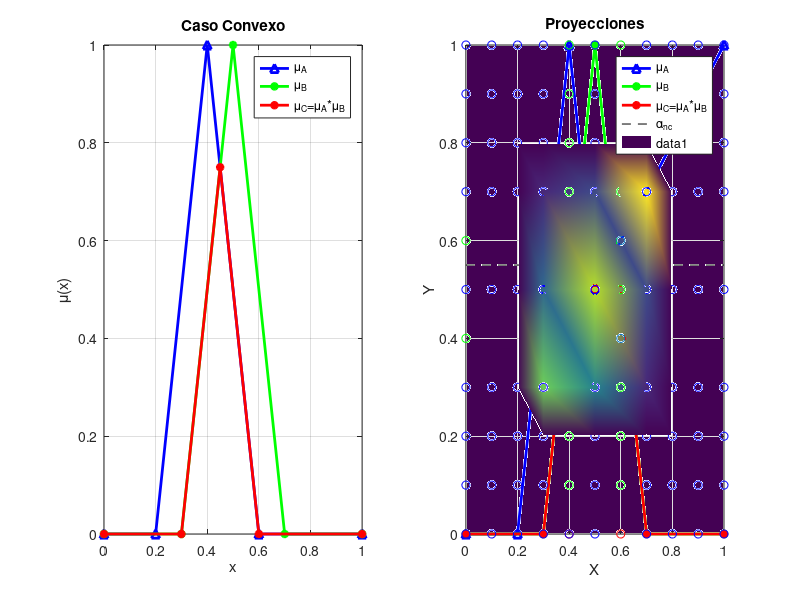
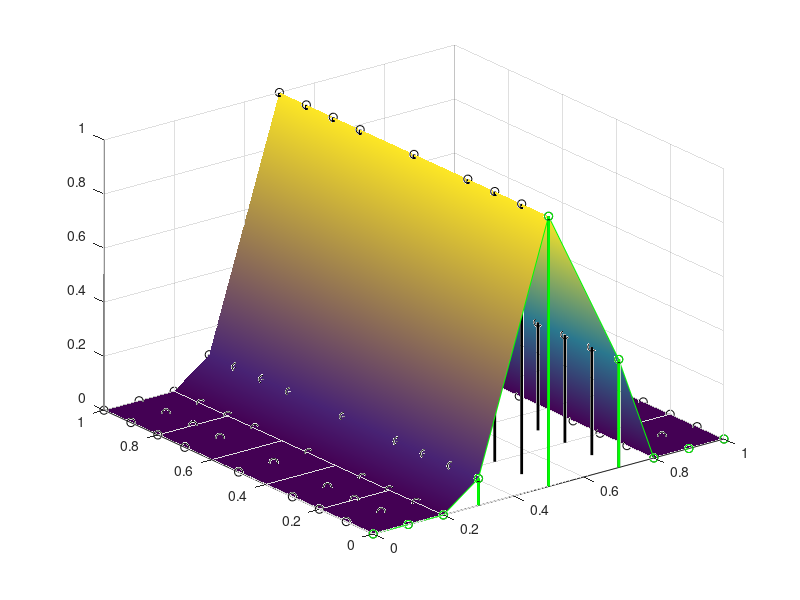
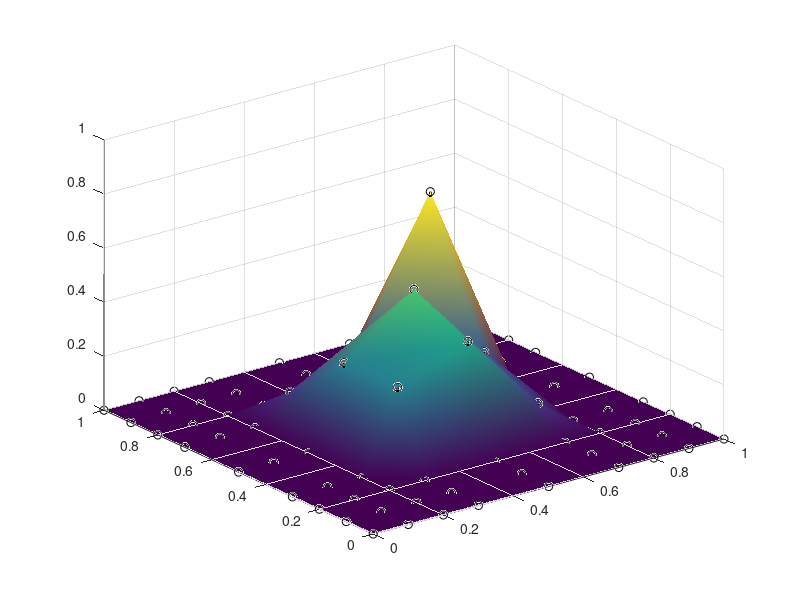
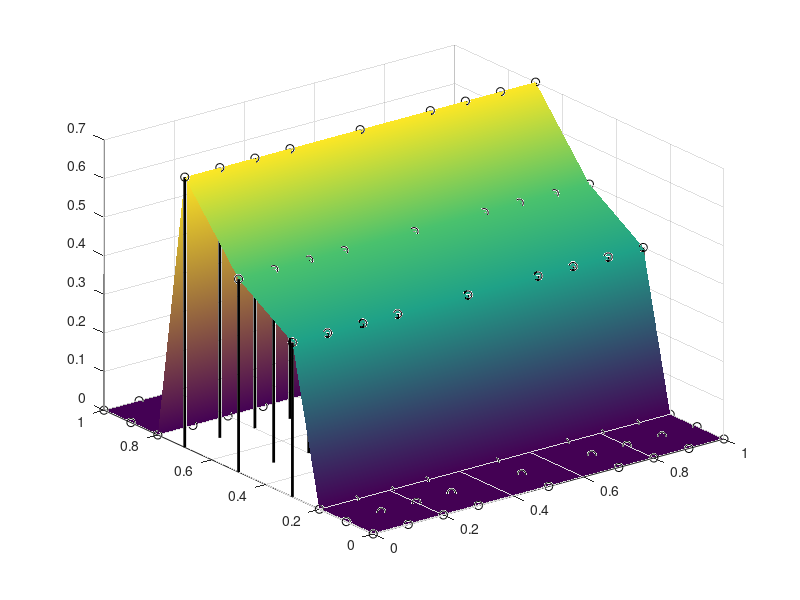

These charts were generated, in order, by the following MATLAB code: (Note: this script raises an error after producing the figures.)
clear,clc,clf
%% Punto 1
x = -6:0.1:8;
y = 1./(1+(x-1).^2);
plot(x,y,'linewidth',2), hold on, grid on
plot(x(y>=0.5),y(y>=0.5),'bo-','linewidth',2), hold on, grid on
plot([-6,8],[0.5,0.5],'r--')
title('Funcion de pertenencia \mu_C(x)')
ylabel('\mu_C'),xlabel('x')
legend('\mu_C','A_{0.5}')
%% Punto 2
xA = [0,0.2,0.4,0.6,1;0,0,1,0,0];
xB = [0,0.3,0.5,0.7,1;0,0,1,0,0];
xC = [0,0.3,0.45,0.6,1;0,0,0.75,0,0];
subplot(121)
plot(xA(1,:),xA(2,:),'b-^','linewidth',2), hold on, grid on
plot(xB(1,:),xB(2,:),'g-*','linewidth',2)
plot(xC(1,:),xC(2,:),'r-*','linewidth',2)
ylabel('\mu(x)'),xlabel('x')
legend('\mu_{A}','\mu_{B}','\mu_{C}=\mu_{A}*\mu_{B}')
title('Caso Convexo')
xA = [0,0.2,0.4,0.5,1;0,0,1,0.5,1];
xB = [0,0.3,0.5,0.7,1;0,0,1,0,0];
xC = [0,0.3,0.45,0.5,0.5833,0.7,1;0,0,0.75,0.5,0.5833,0,0];
subplot(122)
plot(xA(1,:),xA(2,:),'b-^','linewidth',2), hold on, grid on
plot(xB(1,:),xB(2,:),'g-*','linewidth',2)
plot(xC(1,:),xC(2,:),'r-*','linewidth',2)
plot([0,1],0.55*[1,1],'k--')
ylabel('\mu(x)'),xlabel('x')
legend('\mu_{A}','\mu_{B}','\mu_{C}=\mu_{A}*\mu_{B}','\alpha_{nc}')
title('Caso no Convexo')
%% Punto 3
X = [0.4,0.6];
Y = [0.4,0.6];
Z = [0.2,0.3,0.6,0.8];
stem3(reshape([X;X],1,[]),[Y Y],Z,'linewidth',2),hold on,grid on
stem3(X,[0,0],Z([2 4]),'r','linewidth',2),hold on,grid on
stem3([0,0],Y,Z([3,4]),'g','linewidth',2),hold on,grid on
axis([0,1,0,1,0,1])
zlabel('\mu_{A}'),ylabel('Y'),xlabel('X'),
title('Proyecciones')
%% Punto 4
X = [0.4,0.6];
Z = [0.3,0.5];
stem3(X,[0,0],Z,'b','linewidth',2),hold on,grid on
stem3(X(1)*ones(1,10),(0.1:0.1:1),Z(1)*ones(1,10),'g','linewidth',2),hold on,grid on
stem3(X(2)*ones(1,10),(0.1:0.1:1),Z(2)*ones(1,10),'g','linewidth',2),hold on,grid on
axis([0,1,0,1,0,1])
zlabel('\mu_{A}'),ylabel('Y'),xlabel('X'),
title('Proyecciones')
%% Punto 6
X = [0 0.1 0.2 0.3,0.5,0.7 0.8 0.9 1.0];
Y = [0 0.1 0.2 0.3,0.5,0.7 0.8 0.9 1.0];
Z = zeros(9,9);
Z(4:6,4:6) = [0.7,0.3,0.1;...
              0.4,0.8,0.2;...
              0.1,0.2,0.9];
A = zeros(1,9);
A(4:6) = [0.1,1,0.4];
figure(1)
stem3(repmat(X,9,1),repmat(Y',1,9),Z','b','linewidth',2),hold on,grid on
surf(repmat(X,9,1),repmat(Y',1,9),Z','edgecolor','none','facecolor','interp')
axis([0,1,0,1,0,1])
% A
figure(2)
stem3(repmat(X,9,1),repmat(Y',1,9),repmat(A,9,1),'k','linewidth',2),hold on,grid on
surf(repmat(X,9,1),repmat(Y',1,9),repmat(A,9,1),'edgecolor','none','facecolor','interp')
stem3(X,zeros(1,9),A,'g','linewidth',2)
plot3(X,zeros(1,9),A,'g')
axis([0,1,0,1,0,1])
% graphical intersection begin
figure(5)
surf(repmat(X,9,1),repmat(Y',1,9),Z','edgecolor','none','facecolor','b'),hold on,grid on
surf(repmat(X,9,1),repmat(Y',1,9),repmat(A,9,1),'edgecolor','none','facecolor','r')
axis([0,1,0,1,0,1]), light('Position',[0 0 1],'Style','infinite')
% intersection or MIN op.
RnA = min(repmat(X,9,1),Z');
figure(3)
stem3(repmat(X,9,1),repmat(Y',1,9),RnA,'k','linewidth',2),hold on,grid on
surf(repmat(X,9,1),repmat(Y',1,9),RnA,'edgecolor','none','facecolor','interp')
axis([0,1,0,1,0,1])
% graphical intersection end
figure(6)
surf(repmat(X,9,1),repmat(Y',1,9),RnA,'edgecolor','none','facecolor','b')
axis([0,1,0,1,0,1]), light('Position',[0 0 1],'Style','infinite')
% MAX op.
B = max(RnA,[],2);
figure(4)
stem3(repmat(X,9,1),repmat(Y',1,9),repmat(B,1,9),'k','linewidth',2),hold on,grid on
surf(repmat(X,9,1),repmat(Y',1,9),repmat(B,1,9),'edgecolor','none','facecolor','interp')
stem3(zeros(1,9),Y,B,'g','linewidth',2)
plot3(zeros(1,9),Y,B,'g')
axis([0,1,0,1,0,1])
%
Z = [0.7,0.3,0.1;...
     0.4,0.8,0.2;...
     0.1,0.2,0.9];
A = [0.1,1,0.4]';
min(repmat(A,1,3),Z)
